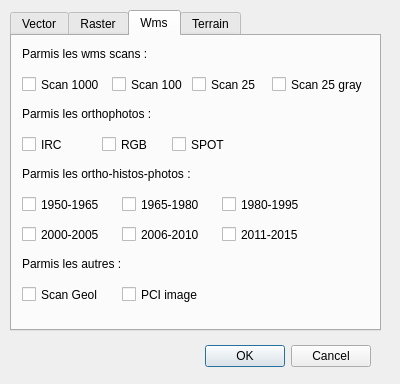
<?xml version="1.0" encoding="UTF-8"?>
<ui version="4.0">
 <class>AddDataDialog</class>
 <widget class="QDialog" name="AddDataDialog">
  <property name="geometry">
   <rect>
    <x>0</x>
    <y>0</y>
    <width>400</width>
    <height>384</height>
   </rect>
  </property>
  <property name="windowTitle">
   <string>Ajout de couches</string>
  </property>
  <widget class="QDialogButtonBox" name="buttonBox">
   <property name="geometry">
    <rect>
     <x>30</x>
     <y>340</y>
     <width>341</width>
     <height>32</height>
    </rect>
   </property>
   <property name="orientation">
    <enum>Qt::Horizontal</enum>
   </property>
   <property name="standardButtons">
    <set>QDialogButtonBox::Cancel|QDialogButtonBox::Ok</set>
   </property>
  </widget>
  <widget class="QTabWidget" name="tabWidget">
   <property name="geometry">
    <rect>
     <x>10</x>
     <y>10</y>
     <width>371</width>
     <height>321</height>
    </rect>
   </property>
   <property name="currentIndex">
    <number>2</number>
   </property>
   <widget class="QWidget" name="Vector">
    <attribute name="title">
     <string>Vector</string>
    </attribute>
    <widget class="QCheckBox" name="checkBox_TOPO">
     <property name="geometry">
      <rect>
       <x>10</x>
       <y>190</y>
       <width>321</width>
       <height>17</height>
      </rect>
     </property>
     <property name="text">
      <string>TOPO_line</string>
     </property>
    </widget>
    <widget class="QCheckBox" name="checkBox_ROUTE">
     <property name="geometry">
      <rect>
       <x>10</x>
       <y>40</y>
       <width>341</width>
       <height>17</height>
      </rect>
     </property>
     <property name="text">
      <string>ROUTE_line + ROUTE_polygon</string>
     </property>
    </widget>
    <widget class="QCheckBox" name="checkBox_PF">
     <property name="geometry">
      <rect>
       <x>10</x>
       <y>70</y>
       <width>341</width>
       <height>17</height>
      </rect>
     </property>
     <property name="text">
      <string>PF_line + PF_polygon</string>
     </property>
    </widget>
    <widget class="QLabel" name="label_layers">
     <property name="geometry">
      <rect>
       <x>10</x>
       <y>10</y>
       <width>341</width>
       <height>16</height>
      </rect>
     </property>
     <property name="text">
      <string>Parmis les vecteurs SEQUOIA :</string>
     </property>
    </widget>
    <widget class="QCheckBox" name="checkBox_AME">
     <property name="geometry">
      <rect>
       <x>10</x>
       <y>160</y>
       <width>341</width>
       <height>17</height>
      </rect>
     </property>
     <property name="text">
      <string>AME_polygon</string>
     </property>
    </widget>
    <widget class="QCheckBox" name="checkBox_SSPF">
     <property name="geometry">
      <rect>
       <x>10</x>
       <y>100</y>
       <width>341</width>
       <height>17</height>
      </rect>
     </property>
     <property name="text">
      <string>SSPF_line + SSPF_polygon</string>
     </property>
    </widget>
    <widget class="QCheckBox" name="checkBox_UA">
     <property name="geometry">
      <rect>
       <x>10</x>
       <y>130</y>
       <width>341</width>
       <height>17</height>
      </rect>
     </property>
     <property name="text">
      <string>UA_polygon</string>
     </property>
    </widget>
   </widget>
   <widget class="QWidget" name="Raster">
    <attribute name="title">
     <string>Raster</string>
    </attribute>
    <widget class="QCheckBox" name="checkBox_MNH">
     <property name="geometry">
      <rect>
       <x>10</x>
       <y>160</y>
       <width>321</width>
       <height>17</height>
      </rect>
     </property>
     <property name="text">
      <string>MNH</string>
     </property>
    </widget>
    <widget class="QCheckBox" name="checkBox_MNT">
     <property name="geometry">
      <rect>
       <x>10</x>
       <y>190</y>
       <width>321</width>
       <height>17</height>
      </rect>
     </property>
     <property name="text">
      <string>MNT</string>
     </property>
    </widget>
    <widget class="QLabel" name="label_layers_2">
     <property name="geometry">
      <rect>
       <x>10</x>
       <y>10</y>
       <width>351</width>
       <height>16</height>
      </rect>
     </property>
     <property name="text">
      <string>Parmis les raster SEQUOIA :</string>
     </property>
    </widget>
    <widget class="QCheckBox" name="checkBox_PLT">
     <property name="geometry">
      <rect>
       <x>10</x>
       <y>40</y>
       <width>321</width>
       <height>17</height>
      </rect>
     </property>
     <property name="text">
      <string>PLT (carte actuelle des peuplements)</string>
     </property>
    </widget>
    <widget class="QCheckBox" name="checkBox_PLTANC">
     <property name="geometry">
      <rect>
       <x>10</x>
       <y>70</y>
       <width>321</width>
       <height>17</height>
      </rect>
     </property>
     <property name="text">
      <string>PLT-ANC (ancienne carte des peuplements)</string>
     </property>
    </widget>
    <widget class="QCheckBox" name="checkBox_IRC">
     <property name="geometry">
      <rect>
       <x>10</x>
       <y>100</y>
       <width>321</width>
       <height>17</height>
      </rect>
     </property>
     <property name="text">
      <string>IRC</string>
     </property>
    </widget>
    <widget class="QCheckBox" name="checkBox_RGB">
     <property name="geometry">
      <rect>
       <x>10</x>
       <y>130</y>
       <width>321</width>
       <height>17</height>
      </rect>
     </property>
     <property name="text">
      <string>RGB</string>
     </property>
    </widget>
    <widget class="QCheckBox" name="checkBox_SCAN">
     <property name="geometry">
      <rect>
       <x>10</x>
       <y>220</y>
       <width>321</width>
       <height>17</height>
      </rect>
     </property>
     <property name="text">
      <string>Scan 25</string>
     </property>
    </widget>
   </widget>
   <widget class="QWidget" name="Wms">
    <attribute name="title">
     <string>Wms</string>
    </attribute>
    <widget class="QCheckBox" name="checkBox_SCAN1000">
     <property name="geometry">
      <rect>
       <x>10</x>
       <y>40</y>
       <width>91</width>
       <height>17</height>
      </rect>
     </property>
     <property name="text">
      <string>Scan 1000</string>
     </property>
    </widget>
    <widget class="QLabel" name="label_layers_3">
     <property name="geometry">
      <rect>
       <x>10</x>
       <y>10</y>
       <width>191</width>
       <height>16</height>
      </rect>
     </property>
     <property name="text">
      <string>Parmis les wms scans :</string>
     </property>
    </widget>
    <widget class="QCheckBox" name="checkBox_SCAN100">
     <property name="geometry">
      <rect>
       <x>100</x>
       <y>40</y>
       <width>81</width>
       <height>17</height>
      </rect>
     </property>
     <property name="text">
      <string>Scan 100</string>
     </property>
    </widget>
    <widget class="QCheckBox" name="checkBox_SCAN25G">
     <property name="geometry">
      <rect>
       <x>260</x>
       <y>40</y>
       <width>101</width>
       <height>17</height>
      </rect>
     </property>
     <property name="text">
      <string>Scan 25 gray</string>
     </property>
    </widget>
    <widget class="QCheckBox" name="checkBox_RGBW">
     <property name="geometry">
      <rect>
       <x>90</x>
       <y>100</y>
       <width>61</width>
       <height>17</height>
      </rect>
     </property>
     <property name="text">
      <string>RGB</string>
     </property>
    </widget>
    <widget class="QCheckBox" name="checkBox_IRCW">
     <property name="geometry">
      <rect>
       <x>10</x>
       <y>100</y>
       <width>81</width>
       <height>17</height>
      </rect>
     </property>
     <property name="text">
      <string>IRC</string>
     </property>
    </widget>
    <widget class="QCheckBox" name="checkBox_50">
     <property name="geometry">
      <rect>
       <x>10</x>
       <y>160</y>
       <width>91</width>
       <height>17</height>
      </rect>
     </property>
     <property name="text">
      <string>1950-1965</string>
     </property>
    </widget>
    <widget class="QCheckBox" name="checkBox_SCAN25">
     <property name="geometry">
      <rect>
       <x>180</x>
       <y>40</y>
       <width>101</width>
       <height>17</height>
      </rect>
     </property>
     <property name="text">
      <string>Scan 25</string>
     </property>
    </widget>
    <widget class="QLabel" name="label_layers_4">
     <property name="geometry">
      <rect>
       <x>10</x>
       <y>70</y>
       <width>191</width>
       <height>16</height>
      </rect>
     </property>
     <property name="text">
      <string>Parmis les orthophotos :</string>
     </property>
    </widget>
    <widget class="QLabel" name="label_layers_5">
     <property name="geometry">
      <rect>
       <x>10</x>
       <y>130</y>
       <width>191</width>
       <height>16</height>
      </rect>
     </property>
     <property name="text">
      <string>Parmis les ortho-histos-photos :</string>
     </property>
    </widget>
    <widget class="QLabel" name="label_layers_6">
     <property name="geometry">
      <rect>
       <x>10</x>
       <y>220</y>
       <width>191</width>
       <height>16</height>
      </rect>
     </property>
     <property name="text">
      <string>Parmis les autres :</string>
     </property>
    </widget>
    <widget class="QCheckBox" name="checkBox_SPOT">
     <property name="geometry">
      <rect>
       <x>160</x>
       <y>100</y>
       <width>61</width>
       <height>17</height>
      </rect>
     </property>
     <property name="text">
      <string>SPOT</string>
     </property>
    </widget>
    <widget class="QCheckBox" name="checkBox_GEOL">
     <property name="geometry">
      <rect>
       <x>10</x>
       <y>250</y>
       <width>91</width>
       <height>17</height>
      </rect>
     </property>
     <property name="text">
      <string>Scan Geol</string>
     </property>
    </widget>
    <widget class="QCheckBox" name="checkBox_PCI">
     <property name="geometry">
      <rect>
       <x>110</x>
       <y>250</y>
       <width>91</width>
       <height>17</height>
      </rect>
     </property>
     <property name="text">
      <string>PCI image</string>
     </property>
    </widget>
    <widget class="QCheckBox" name="checkBox_65">
     <property name="geometry">
      <rect>
       <x>110</x>
       <y>160</y>
       <width>91</width>
       <height>17</height>
      </rect>
     </property>
     <property name="text">
      <string>1965-1980</string>
     </property>
    </widget>
    <widget class="QCheckBox" name="checkBox_80">
     <property name="geometry">
      <rect>
       <x>210</x>
       <y>160</y>
       <width>91</width>
       <height>17</height>
      </rect>
     </property>
     <property name="text">
      <string>1980-1995</string>
     </property>
    </widget>
    <widget class="QCheckBox" name="checkBox_00">
     <property name="geometry">
      <rect>
       <x>10</x>
       <y>190</y>
       <width>91</width>
       <height>17</height>
      </rect>
     </property>
     <property name="text">
      <string>2000-2005</string>
     </property>
    </widget>
    <widget class="QCheckBox" name="checkBox_06">
     <property name="geometry">
      <rect>
       <x>110</x>
       <y>190</y>
       <width>91</width>
       <height>17</height>
      </rect>
     </property>
     <property name="text">
      <string>2006-2010</string>
     </property>
    </widget>
    <widget class="QCheckBox" name="checkBox_11">
     <property name="geometry">
      <rect>
       <x>210</x>
       <y>190</y>
       <width>91</width>
       <height>17</height>
      </rect>
     </property>
     <property name="text">
      <string>2011-2015</string>
     </property>
    </widget>
   </widget>
   <widget class="QWidget" name="Terrain">
    <attribute name="title">
     <string>Terrain</string>
    </attribute>
    <widget class="QCheckBox" name="checkBox_EXPERTISE">
     <property name="geometry">
      <rect>
       <x>10</x>
       <y>40</y>
       <width>91</width>
       <height>17</height>
      </rect>
     </property>
     <property name="text">
      <string>Expertise</string>
     </property>
    </widget>
    <widget class="QLabel" name="label_layers_13">
     <property name="geometry">
      <rect>
       <x>10</x>
       <y>10</y>
       <width>191</width>
       <height>16</height>
      </rect>
     </property>
     <property name="text">
      <string>Parmis les géopackages</string>
     </property>
    </widget>
   </widget>
  </widget>
 </widget>
 <resources/>
 <connections>
  <connection>
   <sender>buttonBox</sender>
   <signal>accepted()</signal>
   <receiver>AddDataDialog</receiver>
   <slot>accept()</slot>
   <hints>
    <hint type="sourcelabel">
     <x>248</x>
     <y>254</y>
    </hint>
    <hint type="destinationlabel">
     <x>157</x>
     <y>274</y>
    </hint>
   </hints>
  </connection>
  <connection>
   <sender>buttonBox</sender>
   <signal>rejected()</signal>
   <receiver>AddDataDialog</receiver>
   <slot>reject()</slot>
   <hints>
    <hint type="sourcelabel">
     <x>316</x>
     <y>260</y>
    </hint>
    <hint type="destinationlabel">
     <x>286</x>
     <y>274</y>
    </hint>
   </hints>
  </connection>
 </connections>
</ui>
